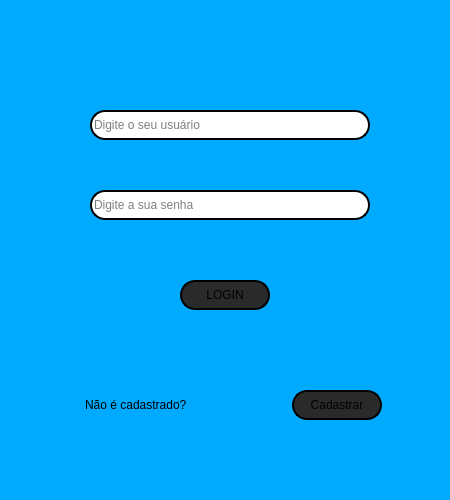
<?xml version="1.0" encoding="UTF-8"?>
<ui version="4.0">
 <class>mainWindow</class>
 <widget class="QMainWindow" name="mainWindow">
  <property name="geometry">
   <rect>
    <x>0</x>
    <y>0</y>
    <width>450</width>
    <height>500</height>
   </rect>
  </property>
  <property name="windowTitle">
   <string>Login</string>
  </property>
  <property name="styleSheet">
   <string notr="true">background-color: rgb(0, 170, 255);</string>
  </property>
  <widget class="QWidget" name="centralwidget">
   <widget class="QPushButton" name="botaoDeLogin">
    <property name="geometry">
     <rect>
      <x>180</x>
      <y>280</y>
      <width>90</width>
      <height>30</height>
     </rect>
    </property>
    <property name="styleSheet">
     <string notr="true">background-color: rgb(42, 42, 42);
border-radius: 15px;
border-style: outset;
border-width: 2px;
border-color: black;
font: 25 italic 12pt &quot;Ubuntu&quot;;

</string>
    </property>
    <property name="text">
     <string>LOGIN</string>
    </property>
   </widget>
   <widget class="QLineEdit" name="userLogin">
    <property name="geometry">
     <rect>
      <x>90</x>
      <y>110</y>
      <width>280</width>
      <height>30</height>
     </rect>
    </property>
    <property name="styleSheet">
     <string notr="true">background-color: rgb(255, 255, 255);
border-radius: 15px;
border-style: outset;
border-width: 2px;
color: rgb(0, 0, 0);</string>
    </property>
    <property name="placeholderText">
     <string>Digite o seu usuário</string>
    </property>
   </widget>
   <widget class="QLineEdit" name="senhaLogin">
    <property name="geometry">
     <rect>
      <x>90</x>
      <y>190</y>
      <width>280</width>
      <height>30</height>
     </rect>
    </property>
    <property name="styleSheet">
     <string notr="true">background-color: rgb(255, 255, 255);
border-radius: 15px;
border-style: outset;
border-width: 2px;
color: rgb(0, 0, 0);</string>
    </property>
    <property name="echoMode">
     <enum>QLineEdit::Password</enum>
    </property>
    <property name="placeholderText">
     <string>Digite a sua senha</string>
    </property>
    <property name="clearButtonEnabled">
     <bool>false</bool>
    </property>
   </widget>
   <widget class="QLabel" name="CadastroLogin">
    <property name="geometry">
     <rect>
      <x>85</x>
      <y>380</y>
      <width>140</width>
      <height>50</height>
     </rect>
    </property>
    <property name="styleSheet">
     <string notr="true">font: 25 italic 12pt &quot;Ubuntu&quot;;
color: rgb(0, 0, 0);</string>
    </property>
    <property name="text">
     <string>Não é cadastrado?</string>
    </property>
   </widget>
   <widget class="QPushButton" name="botaoDeCadastrarLogin">
    <property name="geometry">
     <rect>
      <x>292</x>
      <y>390</y>
      <width>90</width>
      <height>30</height>
     </rect>
    </property>
    <property name="styleSheet">
     <string notr="true">background-color: rgb(42, 42, 42);
border-radius: 15px;
border-style: outset;
border-width: 2px;
border-color: black;
font: 25 italic 12pt &quot;Ubuntu&quot;;

</string>
    </property>
    <property name="text">
     <string>Cadastrar</string>
    </property>
   </widget>
   <widget class="QLabel" name="imagemUserLogin">
    <property name="geometry">
     <rect>
      <x>60</x>
      <y>110</y>
      <width>30</width>
      <height>30</height>
     </rect>
    </property>
    <property name="text">
     <string/>
    </property>
    <property name="pixmap">
     <pixmap>user.png</pixmap>
    </property>
   </widget>
   <widget class="QLabel" name="ImagemSenhaLogin">
    <property name="geometry">
     <rect>
      <x>60</x>
      <y>190</y>
      <width>30</width>
      <height>30</height>
     </rect>
    </property>
    <property name="text">
     <string/>
    </property>
    <property name="pixmap">
     <pixmap>senha.png</pixmap>
    </property>
   </widget>
   <widget class="QLabel" name="mensagemDeErroLogin">
    <property name="geometry">
     <rect>
      <x>90</x>
      <y>240</y>
      <width>280</width>
      <height>30</height>
     </rect>
    </property>
    <property name="styleSheet">
     <string notr="true">color: rgb(255, 255, 0);
font: 25 italic 12pt &quot;Ubuntu&quot;;</string>
    </property>
    <property name="text">
     <string/>
    </property>
    <property name="alignment">
     <set>Qt::AlignCenter</set>
    </property>
   </widget>
   <zorder>ImagemSenhaLogin</zorder>
   <zorder>botaoDeLogin</zorder>
   <zorder>userLogin</zorder>
   <zorder>senhaLogin</zorder>
   <zorder>CadastroLogin</zorder>
   <zorder>botaoDeCadastrarLogin</zorder>
   <zorder>imagemUserLogin</zorder>
   <zorder>mensagemDeErroLogin</zorder>
  </widget>
  <widget class="QMenuBar" name="menubar">
   <property name="geometry">
    <rect>
     <x>0</x>
     <y>0</y>
     <width>450</width>
     <height>22</height>
    </rect>
   </property>
  </widget>
  <widget class="QStatusBar" name="statusbar"/>
 </widget>
 <resources/>
 <connections/>
</ui>
